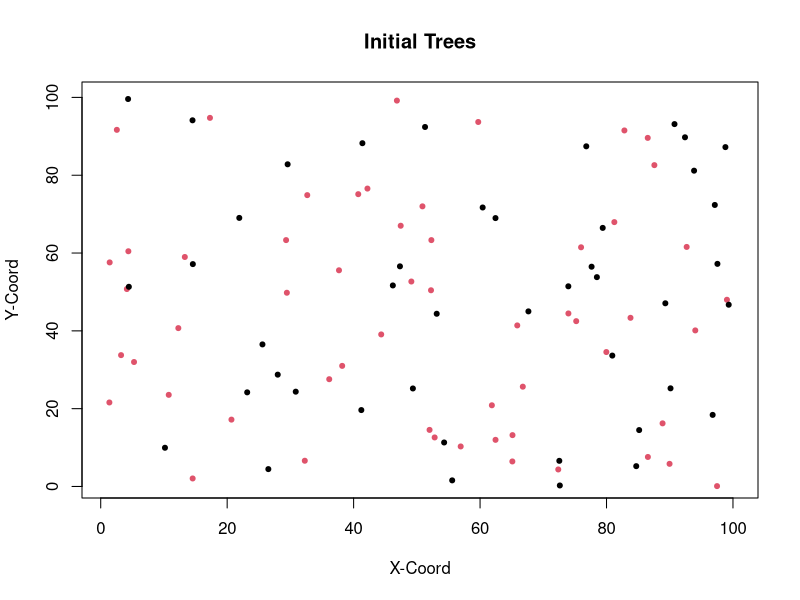

Write the R code that produced this figure. (Note: this script raises an error after producing the figure.)
#Working on pathogen tradeoff

#Load packages
library(tidyverse) 
library(gridExtra) 


### Initialize params ###

# Set up a grid to represent land

#Place individuals on plot
xsize = ysize = 100

numInd = 100
numSpecies = 2
data <-  tibble("ID" = 1:numInd, "age" = 3, 
                species = sample(numSpecies, numInd, replace = TRUE), "xlocation" = runif(numInd, 0, 100), 
                "ylocation" = runif(numInd,0,100), "parentalDistance" = 0, "Pathogen" = 0, "Resistance" = 0,
                "pathStrength" = 0)

#Choose an initial 25% of population to be infected
infected <- sample(numInd, numInd/4)
data$Pathogen[which(data$ID %in% infected)] <- 1


plot(data$xlocation, data$ylocation, col = data$species, pch = 20, xlim = c(1,100), ylim = c(1,100),
     xlab = "X-Coord", ylab = "Y-Coord", main = "Initial Trees")


  

#Set up rates of birth/death/growth etc...
deltaT = 1 #1 year periods of growth
ageChange = deltaT
dispParam = 8 #dispersalParam
uniqueSp = unique(data$species)

numYears = 2000

#Carrying Capacity
K= 2000

# Can be anywhere from ~0.2 to ~3. Once its above ~1 you get oscillation above and below carrying capacity and program
#gets a fair bit slower as you near 3
growthrates = c(1, 1)

#Pathogen initials

#This is how far away a tree can be affected. But its a torus so setting the value to 100 does not man 
#every tree is infected. best values seem to be between 2.5 and 3 (for infected death rate around 0.03)
#Too low and pathogens go extinct, too high and all trees quickly pathogenized
PathDensParam = 2.7

#Propotion of trees within pathogen-infecting distance that get infected each timestep
infectionRates = c(0.7, 0.7)

resistanceStrength = c(0.5,0.5)
for(i in 1:numSpecies){
  data[data$species==i,]$Resistance = resistanceStrength[i]
}

data[data$Pathogen==1,]$pathStrength = data[data$Pathogen==1,]$Resistance + 0.1
#Has to stay lower than infected death rates. Slows growth to carrying capacity as it gets larger but
# tree dynamics seem to be similar between 0.01 and 0.05, but pathogens end up growing much slower
#and have larger swings as death rates increase
healthyDeathRate = 0.02

#Dynamics get much more variable when value is ~0.04 or more. 0.02-0.04 pretty good for 0.7 infection Rate.
infectedDeathRates = c(0.04,0.04)
# Used for summary statistics
speciesPopulation = NULL
pathPop = NULL
agePops = NULL
pathAgePop = NULL
denseSpecies <- NULL
pathStrengths <- NULL
### MAIN LOOP ####


for(t in seq(0, numYears, by = deltaT)){ 
  
  #disperse seed
  adults <- data[data$age > 3, ]
  seedsPerSpecies <- NULL
  for (i in 1:numSpecies){
    speciesPop = nrow(data[data$species == i,])
    numSeeds <- carryingCapacity(i, speciesPop, nrow(data), K)
    seedsPerSpecies <- c(seedsPerSpecies, numSeeds)
  }
  Ind = data[1, ]
  babies <- dispersal(adults, numSpecies, seedsPerSpecies, dispParam, xsize, ysize, data)
  data <- bind_rows(data, babies)
  
  #Background death of adults. Death rate decreases with age
  data <- backgroundDeath(data, infectedDeathRates, healthyDeathRate)
  
  #Count number of each species
  countSpecies <- speciesSize(data$species, numSpecies)
  speciesPopulation <-  bind_rows(speciesPopulation, countSpecies)
  
  #pathogens reproduce
  newPathogens <- pathGrowth(data,PathDensParam, xsize, infectionRates)
  data$Pathogen[which(data$ID %in% newPathogens$ID)] <- 1
  for(i in 1:nrow(data)){
    if(data[i,]$Pathogen==1 & data[i,]$pathStrength == 0){
      newlyInfected <- data[i,]$ID
      data[i,]$pathStrength <- newPathogens[newPathogens$ID == newlyInfected,]$pathStrength
      if(data[i,]$Resistance > (data[i,]$pathStrength + 0.05)){
        data[i,]$Pathogen = 0
        data[i,]$pathStrength = 0
      }
    }
  }
  pathStrengths <- c(pathStrengths, mean(data[data$Pathogen==1,]$pathStrength))
  #Count number of pathogens
  countPaths <- data[data$Pathogen==1,]
  pathAges <- speciesSize(countPaths$species, numSpecies)
  pathPop <- bind_rows(pathPop, pathAges)
  
  
  #Supp  functions/Statistics
  ages <- tibble("gen" = t, "babies" = nrow(subset(data, age < 6)), "young" = nrow(subset(data, age >= 6 & age <=20)), "middle aged" = nrow(subset(data, age > 20 &
                                                                                                                                                     age < 50)), 
                 "old" = nrow(subset(data, age >= 50)))
  agePops <- bind_rows(agePops, ages)

  
  #These fucntions plot the trees every generation. I mainly use these when trying to
  #paramterize something so I can see the effects on several generations. Otherwise comment them out
  
  plot(data$xlocation, data$ylocation, col = data$species, pch = 20, xlim = c(1,100), ylim = c(1,100),
       main = "Tree Population", ylab = "Count", xlab = "Generation")
 
  print(t)
  
  #Grow
  data$age = data$age + deltaT
  
}


##### MAIN FUNCTIONS #######

#Carrying Capacity limits birth rates

carryingCapacity = function(species,speciesN, totalN, K){
  growthrate = growthrates[species]
  s = speciesN * growthrate
  popGrowth <- (s*(K-totalN)/K)
  popGrowth <-  ifelse(popGrowth > 0, popGrowth, 0)
  return(popGrowth)
  
}

#Disperse x number of seeds per parent. 

dispersal <- function(Trees, numSpecies, seedsPerSpecies, dispParam, xsize, ysize, data){
  babies = tibble()
  for(i in 1:numSpecies){
    speciesTree <- Trees[Trees$species == i,]
    if(nrow(speciesTree)> 0){
      #Before running this, we calculate seeds per species using the carrying capacity function
      numBabies <- round(seedsPerSpecies[i])
      #take a random sample of conspecific adult trees to disperse the seeds
      parents <- slice_sample(speciesTree, n = numBabies, replace = TRUE)
      if (nrow(parents)>0){
        for (i in 1:nrow(parents)){
          parent = parents[i,]
          baby = parent
          baby$age = as.integer(0)
          baby$ID  = max(max(babies$ID),max(data$ID)) + 1
          baby$species  =  parent$species
          babyDist = (rnorm(1, mean=0, sd=dispParam))
          baby$Pathogen = 0
          baby$Resistance = parent$Resistance
          baby$pathStrength = 0
          r = babyDist * sqrt(runif(1))
          theta = runif(1)*2*pi
          baby$xlocation = ((r*cos(theta)) + parent$xlocation) %% xsize
          baby$ylocation = ((r*sin(theta)) + parent$ylocation) %% ysize
          baby$parentalDistance = abs(r)
          babies <- bind_rows(babies, baby)
        }
      }
      
    }
  }
  return(babies)
}




#Natural Background death
backgroundDeath <- function(data, infectedDeathRates, healthyDeathRate){
  living = c()
  for (i in 1:nrow(data)){
    if (data[i,]$Pathogen == 1){
      pathEffect <- data[i,]$pathStrength
      alive <- (runif(1) > (infectedDeathRates[data[i,]$species]) + (0.03*pathEffect))
      living[i] = alive
    }
    if(data[i,]$Pathogen == 0){
      alive <- (runif(1) > healthyDeathRate)
      living[i] = alive
    }
    
  }
  return(data[living,])
}




#### virulence FUNCTIONS ######

pathGrowth <- function(data,PathDensParam, xsize, infectionRates){
  newPathogens <- NULL
  infectedTrees <- data[data$Pathogen == 1,]
  healthyTrees <- data[data$Pathogen == 0,]
  if(nrow(infectedTrees) > 0){
    for (i in 1:nrow(infectedTrees)){
      indTree = infectedTrees[i, ]
      newInfections = subset(healthyTrees, xlocation > (indTree$xlocation - (PathDensParam))%% xsize
                             & xlocation < (indTree$xlocation + (PathDensParam))%% xsize
                             & ylocation > (indTree$ylocation - (PathDensParam))%% xsize
                             & ylocation < (indTree$ylocation + (PathDensParam))%% xsize
                             & species == indTree$species)
      newInfections <- slice_sample(newInfections, n = round(nrow(newInfections)* infectionRates[indTree$species]))
      newInfections$pathStrength = rnorm(n = nrow(newInfections), mean = indTree$pathStrength, sd = 0.05)
      newPathogens <- bind_rows(newPathogens, newInfections)
      
    }
  }
  if (nrow(infectedTrees) == 0){
    newPathogens <- NULL
  }
  
  newPathogens <- newPathogens[!duplicated(newPathogens$ID),]
  return(newPathogens)
}



### SUPPLEMENTAL FUNCTIONS###


#Plot trees 
plotSpecies(speciesPopulation)
totals <- speciesPopulation %>% mutate(total = rowSums(across(everything())))
plot(totals$total, pch = 20, col = "cadetblue3")

#Plot Pathogens
plotPaths(pathPop)
totals <- pathPop %>% mutate(total = rowSums(across(everything())))
plot(totals$total, pch = 20, col = "cadetblue3")


#Plot both
grid.arrange(plotSpecies(speciesPopulation), plotPaths(pathPop))

#Plot the age distribution over time of trees
agePops1 <-  pivot_longer(agePops, cols = !gen, names_to = "Group", values_to = "Count")
agePopGraph <- ggplot(agePops1, aes(gen, Count, color = Group))+
  geom_line()+
  scale_x_continuous(n.breaks = 10)
agePopGraph


#Plot pathogen strengths over time
plot(pathStrengths, xlab = "Gen", ylab = "Pathogen Strength")

#Plot amount of each species
plotSpecies <- function(speciesPopulation){
  for(i in 1:numSpecies){
    colnames(speciesPopulation)[i] <- paste0("Species", i)
  }
  speciesPopulation <- add_column(speciesPopulation, gen = 1:nrow(speciesPopulation))
  speciesPopulation <- pivot_longer(speciesPopulation, cols = starts_with("Species"), names_to = "Species",
                                    names_prefix = "Species", values_to = "Count")
  ggplot(data = speciesPopulation, aes(gen, Count, col = Species))+
    geom_point()+
    geom_line()+
    ylim(0, max(speciesPopulation$Count))+
    ylab("Tree Density (Inds)")+
    xlab("Generation (years)")+
    scale_color_manual(values=c("#bf5700", "#333f48"))+
    theme(axis.text=element_text(size=18),
          axis.title=element_text(size=18),
          plot.title = element_text(size=16))+
    ggtitle("Neutral Model")
  
}

#Plot amount of pathogenss
plotPaths <- function(speciesPopulation){
  for(i in 1:numSpecies){
    colnames(speciesPopulation)[i] <- paste0("Species", i)
  }
  speciesPopulation <- add_column(speciesPopulation, gen = 1:nrow(speciesPopulation))
  speciesPopulation <- pivot_longer(speciesPopulation, cols = starts_with("Species"), names_to = "Species",
                                    names_prefix = "Species", values_to = "Count")
  ggplot(data = speciesPopulation, aes(gen, Count, col = Species))+
    geom_point()+
    geom_line()+
    ylim(0, max(speciesPopulation$Count))+
    ylab("Pathogen Density (Inds)")+
    xlab("Generation (years)")+
    scale_color_manual(values=c("#bf5700", "#333f48"))+
    theme(axis.text=element_text(size=18),
          axis.title=element_text(size=18),
          plot.title = element_text(size=23))
  
}

#Called from main for loop to track species
speciesSize <- function(speciesTypes, numSpecies){
  df = tibble()
  for (i in 1:numSpecies){
    df[1, i] = length(speciesTypes[speciesTypes == i])
  }
  return(df)
}
